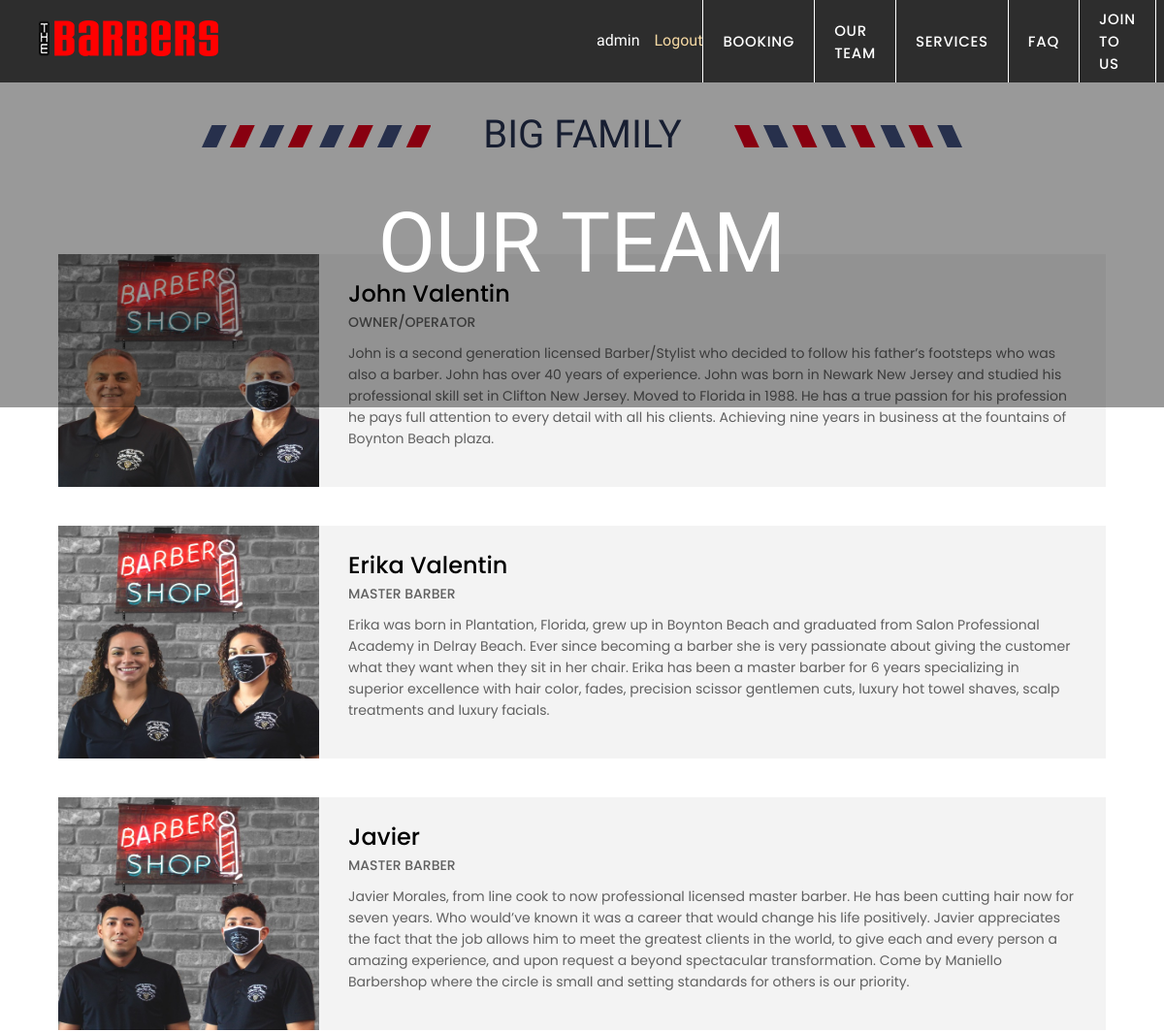
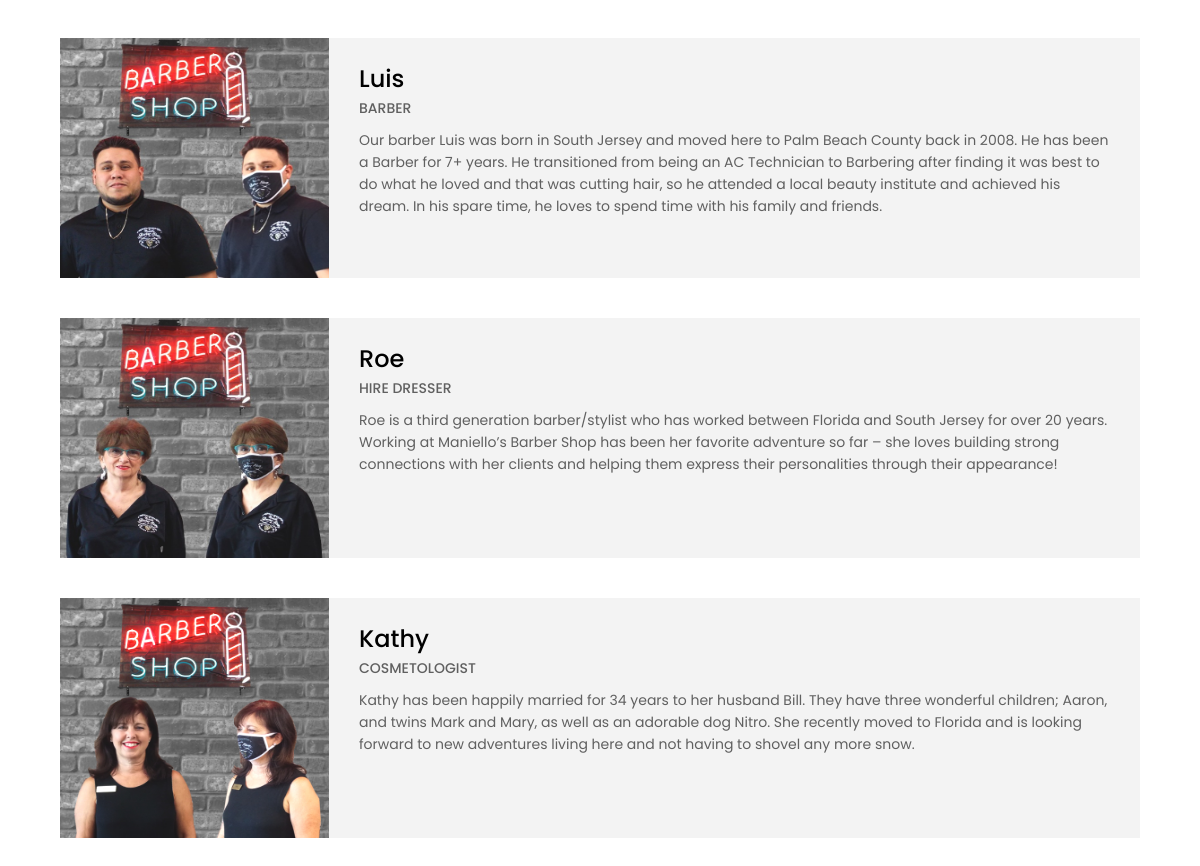
The page /team (signed in) on the database its author committed (2 pictures, top to bottom).
### barber/models.py (models this page shows, shortened)
class Barbers(models.Model):
    barber_name = models.CharField('Name', max_length=50)
    work_name = models.CharField('Work name', max_length=30)
    about_barber = models.TextField('About barber')
    barber_photo = models.ImageField('Photo')
    class Meta:
        verbose_name_plural = 'Barbers'

### barber/views.py (the view)
# urls.py: path('team', views.team, name='team'),
@login_required(login_url='login')
def team(request):
    barbers = Barbers.objects.all()
    return render(request, 'barber/our_team.html', {'barbers': barbers})

### barber/templates/barber/our_team.html (shortened to what this page needs)
{% extends 'barber/layout.html' %}
{% block css %}
    <link rel="stylesheet" href="static/barber/css/our_team.css">
{% endblock %}
{% block content %}
    <div class="header_img__block">
        <div class="img__block">
            <img src="static/barber/media/source/barber_head_img.jpg" alt="header_img" class="image_head"></div>
        <div class="head_title">
            <span class="title">Our team</span>
        </div>
    </div>
    <div class="wrapper-team">
        <div class="block-team">
            <div class="wrap-team-text">
                <img src="static/barber/media/source/barbers-sripes-left.png" alt="">
                <div class="block-team-text"><span>Big Family</span></div>
                <img src="static/barber/media/source/barbers-sripes-right.png" alt="">
            </div>
            <div class="wrap-team-barbers">
                <div class="block-team-barbers">
                    <div class="body-barber">
                        {% for barber in barbers %}
                        <div class="box-barber">
                            <div class="barber-picture">
                                <img src="{{ barber.barber_photo.url }}" width="269px" height="240px" alt="">
                            </div>
                            <div class="wrap-barber-info">
                                <div class="barber-name">{{ barber.barber_name }}</div>
                                <div class="barber-pro">{{ barber.work_name }}</div>
                                <div class="barber-about">{{ barber.about_barber }}</div>
                            </div>
                        </div>
                        {% endfor %}
                    </div>
                </div>
            </div>
        </div>
    </div>
{% endblock %}

### barber/templates/barber/header.html
<header class="header">
    <div class="header__block">
        <div class="logo__block">
            <a href="{% url 'main' %}">
                <img src="static/barber/media/source/barbers-logo-2-185.png" alt="barbers" class="logo">
            </a>
        </div>
        <div class="welcome-user">
            {{ request.user }}
            <a href="{% url 'logout' %}">Logout</a>
        </div>
        <div class="menu__block">
            <ul class="menu__list">
                <li class="menu__item"><a class="item__link" href="{% url 'booking' %}">Booking</a></li>
                <li class="menu__item"><a class="item__link" href="{% url 'team' %}">Our team</a></li>
                <li class="menu__item"><a class="item__link" href="{% url 'services' %}">Services</a></li>
                <li class="menu__item"><a class="item__link" href="{% url 'faq' %}">FAQ</a></li>
                <li class="menu__item"><a class="item__link" href="{% url 'join' %}">Join to us</a></li>
                <li class="menu__item"><a class="item__link" href="{% url 'about' %}">About us</a></li>
            </ul>
        </div>
    </div>
</header>

### barber/static/barber/css/null.css (style rules this page uses)
li { list-style: none; }
a { text-decoration: none; color: black; }

### barber/static/barber/css/header.css (style rules this page uses)
.header { width: 100vw; background-color: #2d2d2d; position: absolute; top: 0; left: 0; z-index: 10; overflow: hidden; }
.header__block { display: flex; z-index: 10; justify-content: space-between; }
.logo__block { display: flex; align-items: center; }
.logo { padding: 0 40px; }
.welcome-user { width: 200px; text-align: right !important; display: flex; font-family: 'Ubuntu' !important; color: white; padding: 32px 0 0; margin-left: 350px; box-sizing: border-box; }
.welcome-user a { color: rgb(246, 217, 163); margin-left: 15px; }
.menu__block { margin-right: 20px; }
.menu__list { display: flex; }
.menu__item { color: white; font-family: poppins, san-serif; font-size: 15px; font-weight: normal; height: 85px; padding: 0 20px; border-left: white solid .5px; display: flex; align-items: center; }
.item__link { color: white; font-family: 'Poppins', sans-serif!important; font-size: 15px!important; font-style: normal!important; font-weight: 500!important; text-decoration: none!important; text-transform: uppercase!important; letter-spacing: .7px; }

### barber/static/barber/css/header_img.css (style rules this page uses)
.header_img__block { width: 100%; overflow: hidden; }
.img__block { position: relative; }
.head_title { position: absolute; top: 200px; z-index: 5; text-align: center; display: block; width: 100vw; }
.title { font-size: 86px; font-family: 'Fjalla One', sans-serif; color: white; text-transform: uppercase; letter-spacing: .2px; }

### barber/static/barber/css/our_team.css (style rules this page uses)
body { background-color: white; font-family: poppins; }
.wrapper-team { width: 1080px; margin: 90px auto; }
.wrap-team-text { margin-bottom: 100px; text-align: center; }
.block-team-text { display: inline-block; }
.block-team-text span { font-family: Oswald; font-weight: 500; font-size: 40px; color: #273252; margin: 0 50px; text-transform: uppercase; }
.box-barber { display: flex; margin-bottom: 40px; color: #606060; line-height: 22px; }
.body-barber { display: inline-block; }
.barber-picture { width: 269px; height: 240px; object-fit: cover; }
.wrap-barber-info { background-color: #f3f3f3; padding: 30px; }
.barber-name { font-size: 24px; color: black; margin-bottom: 7px; font-weight: 500; }
.barber-pro { font-size: 14px; text-transform: uppercase; font-weight: 500; margin-bottom: 10px; }
.barber-about { font-size: 14px; }

### rows shown on the page
Barbers: barber_photo (picture), barber_name "John Valentin", work_name "OWNER/OPERATOR", about_barber "John is a second generation licensed Barber/Stylist who decided to follow his father’s footsteps who was also a barber. John has over 40 years of experience. John was born in Newark New Jersey and studied his professional skill set in Clifton New Jersey. Moved to Florida in 1988. He has a true passion for his profession he pays full attention to every detail with all his clients. Achieving nine years in business at the fountains of Boynton Beach plaza."
Barbers: barber_photo (picture), barber_name "Erika Valentin", work_name "MASTER BARBER", about_barber "Erika was born in Plantation, Florida, grew up in Boynton Beach and graduated from Salon Professional Academy in Delray Beach. Ever since becoming a barber she is very passionate about giving the customer what they want when they sit in her chair. Erika has been a master barber for 6 years specializing in superior excellence with hair color, fades, precision scissor gentlemen cuts, luxury hot towel shaves, scalp treatments and luxury facials."
Barbers: barber_photo (picture), barber_name "Javier", work_name "MASTER BARBER", about_barber "Javier Morales, from line cook to now professional licensed master barber. He has been cutting hair now for seven years. Who would’ve known it was a career that would change his life positively. Javier appreciates the fact that the job allows him to meet the greatest clients in the world, to give each and every person a amazing experience, and upon request a beyond spectacular transformation. Come by Maniello Barbershop where the circle is small and setting standards for others is our priority."
Barbers: barber_photo (picture), barber_name "Luis", work_name "BARBER", about_barber "Our barber Luis was born in South Jersey and moved here to Palm Beach County back in 2008. He has been a Barber for 7+ years. He transitioned from being an AC Technician to Barbering after finding it was best to do what he loved and that was cutting hair, so he attended a local beauty institute and achieved his dream. In his spare time, he loves to spend time with his family and friends."
Barbers: barber_photo (picture), barber_name "Roe", work_name "HIRE DRESSER", about_barber "Roe is a third generation barber/stylist who has worked between Florida and South Jersey for over 20 years. Working at Maniello’s Barber Shop has been her favorite adventure so far – she loves building strong connections with her clients and helping them express their personalities through their appearance!"
Barbers: barber_photo (picture), barber_name "Kathy", work_name "COSMETOLOGIST", about_barber "Kathy has been happily married for 34 years to her husband Bill. They have three wonderful children; Aaron, and twins Mark and Mary, as well as an adorable dog Nitro. She recently moved to Florida and is looking forward to new adventures living here and not having to shovel any more snow."

### other values the page prints
{{ request.user }} "admin"
